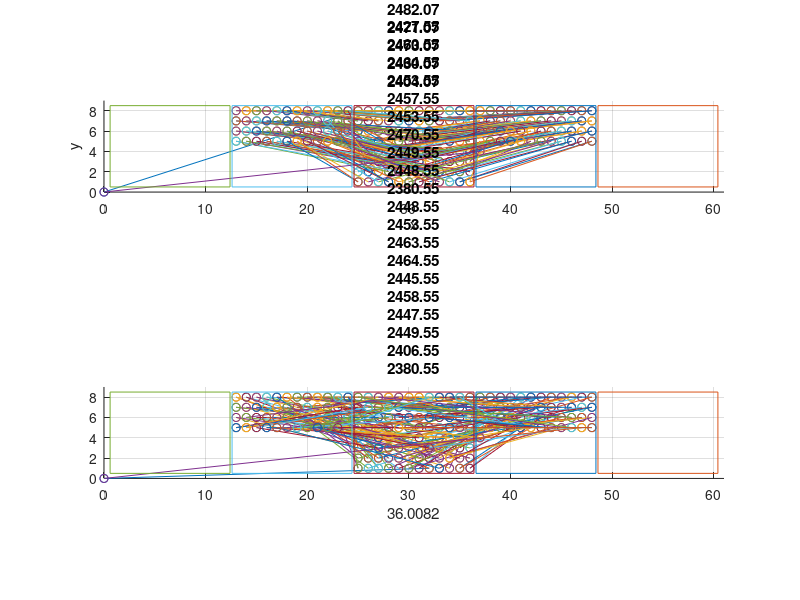

This figure's MATLAB source: (Note: this script raises an error after producing the figure.)
%% Route generation and optimization with genetic algorithm
%% FE 2020
clear all;
%% Mostly manually set start and end positions with random target groups for each seedling
n = 96;  %Number of seedlings
vertices = 2*n+1;
seedlings = zeros(n,3);
target1 = zeros(n,2);
target2 = zeros(n,2);
target3 = zeros(n,2);
target4 = zeros(n,2);
target5 = zeros(n,2);
seedCount = 1;
groupLow = 2;
groupHigh = 3;
boxWidth = 12;

%% Define positions of seedlings and target plates. Seedlings get a corresponding 
%   random group
for i = 8:-1:1
    for j = 1:12
        seedlings(seedCount,:,:) = [j+2*boxWidth i randi([groupLow groupHigh],1)];
        target1(seedCount,:) = [j i];
        target2(seedCount,:) = [j+1*boxWidth i];
        target3(seedCount,:) = [j+3*boxWidth i];
        target4(seedCount,:) = [j+4*boxWidth i];
        
        seedCount = seedCount + 1;
    end
end


%% Squares
X1 = 0.6;
X2 = 12.4;
Y1 = 0.5;
Y2 = 8.5;

squareX1 = [X1, X2, X2, X1, X1];
squareY1 = [Y1, Y1, Y2, Y2, Y1];
squareX2 = [X1+boxWidth, X2+boxWidth, X2+boxWidth, X1+boxWidth, X1+boxWidth];
squareY2 = [Y1, Y1, Y2, Y2, Y1];
squareX3 = [X1+2*boxWidth, X2+2*boxWidth, X2+2*boxWidth, X1+2*boxWidth, X1+2*boxWidth];
squareY3 = [Y1, Y1, Y2, Y2, Y1];
squareX4 = [X1+3*boxWidth, X2+3*boxWidth, X2+3*boxWidth, X1+3*boxWidth, X1+3*boxWidth];
squareY4 = [Y1, Y1, Y2, Y2, Y1];
squareX5 = [X1+4*boxWidth, X2+4*boxWidth, X2+4*boxWidth, X1+4*boxWidth, X1+4*boxWidth];
squareY5 = [Y1, Y1, Y2, Y2, Y1];

% Create one standard pop with standard route for comparison
popUnoptimized = [1:1:n];

%% Parameters
popSize = 100;
mu = 0.2; 
mutationRate = 0.14;
maxIter = 100;

%% Set starting point for each target plate to simulate pre filled state
targetFill_1 = 1;
targetFill_2 = 1;
targetFill_3 = 1;
targetFill_4 = 1;

%% Initial values
recordDistance = inf;
iterCount = 0;
keepSize = floor(mu*popSize);
routeMatrix = zeros(popSize, vertices+1, 2);
population = zeros(popSize,n);
fitness = zeros(popSize,1);

% Initial population
for i = 1:popSize
    population(i,:) = randperm(n,n);
end

population(1,:) = popUnoptimized;
popMark = false;
standardLength = 1;

while iterCount < maxIter
    %% Calculate Fitness
    for i = 1:popSize
        %% Generate routeMatrix depending on populations
        posCount = 2;
        %  Reset Counts to start with first empty position. Increase to
        %  simulate prefilled trays.
        targetCount1 = targetFill_1;
        targetCount2 = targetFill_2;
        targetCount3 = targetFill_3;
        targetCount4 = targetFill_4;
        for j = 1:length(population(i,:))
            routeMatrix(i,posCount,:) = seedlings(population(i,j),1:2);
            if seedlings(population(i,j),3) == 1
                routeMatrix(i,posCount+1,:) = target1(targetCount1,:);
                targetCount1 = targetCount1 + 1;
            end
            if seedlings(population(i,j),3) == 2
                routeMatrix(i,posCount+1,:) = target2(targetCount2,:);
                targetCount2 = targetCount2 + 1;
            end
            if seedlings(population(i,j),3) == 3
                routeMatrix(i,posCount+1,:) = target3(targetCount3,:);
                targetCount3 = targetCount3 + 1;
            end
            if seedlings(population(i,j),3) == 4
                routeMatrix(i,posCount+1,:) = target4(targetCount4,:);
                targetCount4 = targetCount4 + 1;
            end
            posCount = posCount + 2;
        end
        %% Calculation of route length
        routeLength = 0;
        for k = 2:vertices
            verticeLength = sqrt((routeMatrix(i,k,1)-routeMatrix(i,k-1,1))^2 ...
                + (routeMatrix(i,k,2)-routeMatrix(i,k-1,2))^2);
            routeLength = routeLength + verticeLength;
        end
        % Plot standard order for comparison
        if popMark == false
            figure(1);
            subplot(2,1,1);
            title("Unoptimized distance: "+routeLength);
            xlim([0 61]);
            ylim([0 9]);
            xlabel('x');
            ylabel('y');
            grid on;
            for l = 1:vertices
                hold on
                plot(routeMatrix(i,[l, l+1],1), routeMatrix(i,[l, l+1],2),'-o');
            end
            plot(squareX1, squareY1);
            plot(squareX2, squareY2);
            plot(squareX3, squareY3);
            plot(squareX4, squareY4);
            plot(squareX5, squareY5);
            daspect([1 1 1])
            standardLength = routeLength;
            popMark = true;
        end
        %% Update best populations
        if routeLength < recordDistance
            recordDistance = routeLength;
            bestEver = population(i,:);
            
            %% Plot route
            figure(1);
            subplot(2,1,2);
            cla(subplot(2,1,2));
            title("Optimized distance: "+recordDistance);
            xlim([0 61]);
            ylim([0 9]);
            xlabel((recordDistance/standardLength-1)*100+"%");
            grid on;
            for l = 1:vertices
                hold on
                plot(routeMatrix(i,[l, l+1],1), routeMatrix(i,[l, l+1],2),'-o')
            end
            plot(squareX1, squareY1);
            plot(squareX2, squareY2);
            plot(squareX3, squareY3);
            plot(squareX4, squareY4);
            plot(squareX5, squareY5);
            daspect([1 1 1])
        end
        
        %% "Calculate" fitness
        fitness(i,1) = routeLength;
    end
    
    %% Normalize Fitness
    sumFitness = 0;
    for i = 1:popSize
        sumFitness = sumFitness + fitness(i,1);
    end
    
    for i = 1:popSize
        fitness(i,1) = fitness(i,1) / sumFitness;
    end
    
    %% Sort fitness values while keeping the index
    sortedFitness = zeros(popSize,2);
    sortedFitness(:,1) = fitness;
    sortedFitness(:,2) = 1:1:popSize;
    sortedFitness = sortrows(sortedFitness,1);
    
    %% Create next Generation with mutation
    newPopulation = zeros(popSize,n);
    %% Keep best populations
    for i = 1:keepSize
        newPopulation(i,:) = population(sortedFitness(i,2),:);
    end
    
    %% Fill all others with mated and mutated recombinations from last generation
    for i = keepSize:popSize
        % Crossover
        orderA = roulette_wheel(population(:,:), fitness(:,:));
        orderB = roulette_wheel(population(:,:), fitness(:,:));
        order = crossover(orderA, orderB);
        % Mutation
        for j = 1:n
            if rand < mutationRate
                pointA = randi(length(order));
                if pointA < length(order)
                    pointB = pointA + 1;
                else
                    pointB = pointA - 1; 
                end
                temp = order(pointA);
                order(pointA) = order(pointB);
                order(pointB) = temp;
            end
        end
        newPopulation(i,:) = order;
        
    end
    population = newPopulation;
    
    %% Increment iter
    iterCount = iterCount+1;
end
